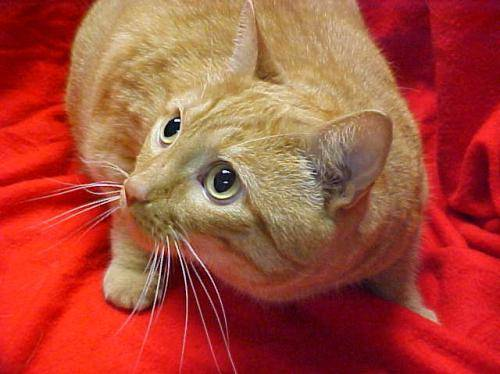
#> input picture cat.18.jpg, 500 x 374 px
$ jupyter execute Day001_read_image_HW.ipynb
#> lines starting #> are read from the running program, lines starting #| are printed output that depends on the picture
[cell 1]
import cv2

[cell 2]
img_bgr = cv2.imread('cat.18.jpg',cv2.IMREAD_COLOR)
#> img_bgr is the input picture: shape (374, 500, 3); mean B, G, R 57.5, 74.5, 169.6
img_gray = cv2.imread('cat.18.jpg',cv2.IMREAD_GRAYSCALE)
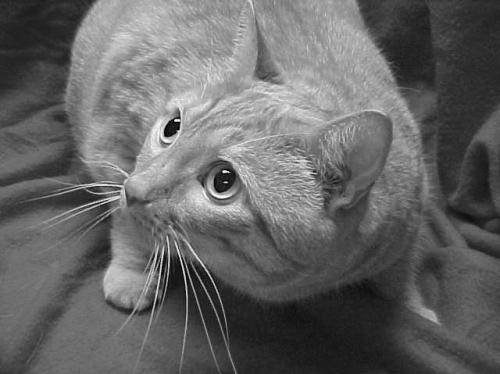
#> img_gray: shape (374, 500); min 0, max 255, mean 101


cv2.imshow('bgr',img_bgr)
cv2.imshow('gray',img_gray)
cv2.waitKey(0)
cv2.destroyAllWindows()
